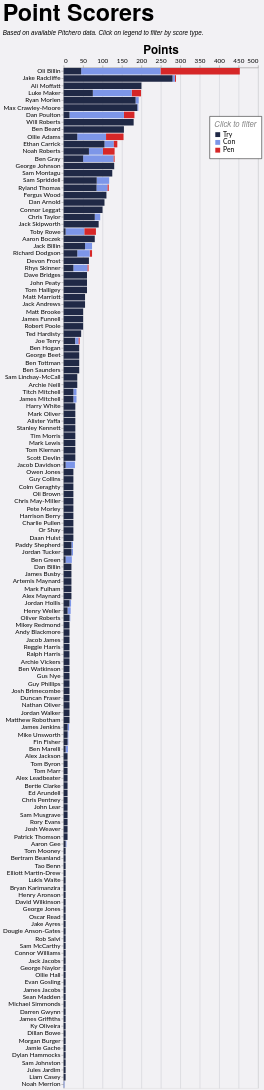

The Vega-Lite source for this figure:
### Vega-Lite specification from a JSON file in a GitHub repository (floating-point values rounded to 4 significant figures; data arrays with more than 128 entries replaced by an {"elided": "..."} marker saying what was removed)
{"config": {"axis": {"labelFont": "Lato, sans-serif", "titleFont": "PT Sans Narrow, Helvetica Neue, Helvetica, Arial, sans-serif", "labelFontSize": 13, "titleFontSize": 24, "gridColor": "#202947", "gridOpacity": 0.2}, "header": {"labelFont": "PT Sans Narrow, Helvetica Neue, Helvetica, Arial, sans-serif", "titleFont": "PT Sans Narrow, Helvetica Neue, Helvetica, Arial, sans-serif", "labelFontSize": 24, "titleFontSize": 28, "labelFontWeight": "bold", "orient": "left"}, "legend": {"labelFont": "Lato, sans-serif", "titleFont": "PT Sans Narrow, Helvetica Neue, Helvetica, Arial, sans-serif", "labelFontSize": 14, "titleFontSize": 16, "titlePadding": 5, "fillColor": "white", "strokeColor": "black", "padding": 10, "titleFontWeight": "lighter", "titleFontStyle": "italic", "titleColor": "gray", "offset": 10}, "title": {"font": "PT Sans Narrow, Helvetica Neue, Helvetica, Arial, sans-serif", "fontSize": 48, "fontWeight": "bold", "anchor": "start", "align": "center", "titlePadding": 20, "subtitlePadding": 10, "subtitleFontSize": 13, "subtitleColor": "", "subtitleFontStyle": "italic", "offset": 15, "color": "black"}, "axisX": {"labelAngle": 0}, "facet": {"title": null, "header": null, "align": {"row": "each", "column": "each"}}, "resolve": {"scale": {"y": "independent", "facet": "independent"}}, "background": "#f2f1f4"}, "data": {"name": "data-c49a1619098c11c5bd04caf85fa93d2e"}, "mark": {"type": "bar"}, "encoding": {"color": {"field": "event", "legend": {"legendX": 300, "legendY": 100, "orient": "none", "title": "Click to filter"}, "scale": {"domain": ["Try", "Con", "Pen"], "range": ["#202946", "#7d96e8", "#d62728"]}, "type": "nominal"}, "order": {"field": "event_sort", "sort": "ascending", "type": "quantitative"}, "tooltip": [{"field": "player", "title": "Player", "type": "nominal"}, {"field": "event", "title": "Type", "type": "nominal"}, {"aggregate": "sum", "field": "count", "title": "Count", "type": "quantitative"}, {"aggregate": "sum", "field": "Points", "title": "Points", "type": "quantitative"}, {"aggregate": "sum", "field": "A", "title": "Games", "type": "quantitative"}], "x": {"aggregate": "sum", "axis": {"orient": "top", "title": "Points"}, "field": "Points", "type": "quantitative"}, "y": {"field": "player", "sort": "-x", "title": null, "type": "nominal"}}, "height": {"step": 15}, "params": [{"name": "param_1", "select": {"type": "point", "fields": ["event"]}, "bind": "legend"}], "title": {"text": "Point Scorers", "subtitle": "Based on available Pitchero data. Click on legend to filter by score type."}, "transform": [{"filter": {"param": "param_1"}}, {"calculate": "datum.event == 'Try' ? 1 : datum.event == 'Con' ? 2 : datum.event == 'Pen' ? 3 : 4", "as": "event_sort"}], "width": 400, "$schema": "https://vega.github.io/schema/vega-lite/v5.20.1.json", "datasets": {"data-c49a1619098c11c5bd04caf85fa93d2e": {"elided": "444 records"}}}
